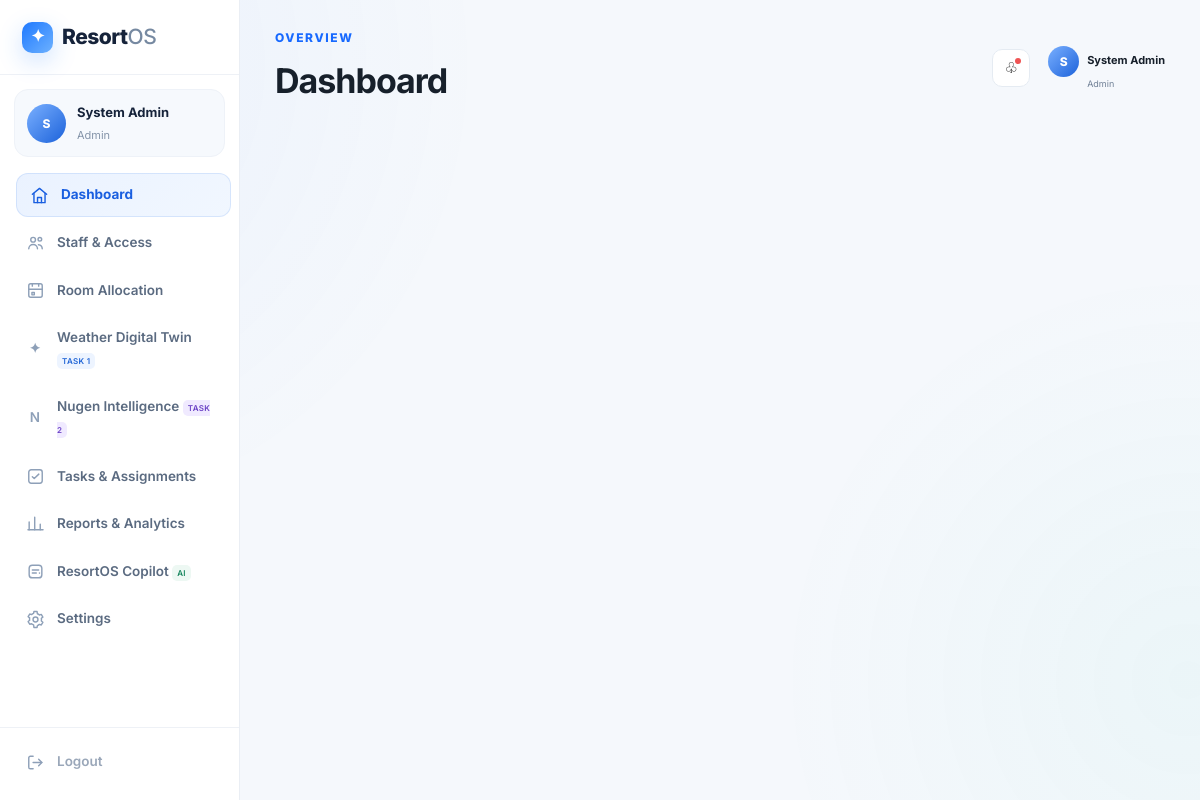
/dashboard (signed in), run on the app's committed database.
### app/models.py (models this page shows, shortened)
class User(db.Model):
    id = db.Column(db.Integer, primary_key=True)
    name = db.Column(db.String(120), nullable=False)
    email = db.Column(db.String(160), unique=True, nullable=False)
    password_hash = db.Column(db.String(255), nullable=False)
    role = db.Column(db.String(40), nullable=False, default="customer")
    phone = db.Column(db.String(40))
    department = db.Column(db.String(80))
    status = db.Column(db.String(30), default="Active")
    created_at = db.Column(db.DateTime, default=datetime.utcnow)

### app/routes.py (the view)
@main_bp.route("/dashboard")
@login_required
def dashboard():
    return render_template("dashboard.html")

### app/routes.py (called while the page is built)
def current_user():
    uid=session.get("user_id")
    return User.query.get(uid) if uid else None

@main_bp.context_processor
def inject_user():
    return {"current_user":current_user()}

def login_required(fn):
    @wraps(fn)
    def wrapper(*args,**kwargs):
        if not current_user():
            return redirect(url_for("main.login"))
        return fn(*args,**kwargs)
    return wrapper

### app/templates/dashboard.html (shortened to what this page needs)
{% extends "base.html" %}{% block title %}Dashboard — ResortOS{% endblock %}
{% block body %}<div class="app-shell">{% include "sidebar.html" %}<main class="main"><div class="topbar"><div><p class="eyebrow" id="dashEyebrow">OVERVIEW</p><h1 id="dashTitle">Dashboard</h1></div><div class="top-actions"><button class="icon-btn" onclick="showNotifications()">♧<i></i></button><div class="user-mini"><div class="avatar">{{current_user.name[:1]}}</div><span>{{current_user.name}}</span><small>{{current_user.role|title}}</small></div></div></div></main></div>{% endblock %}

### app/templates/sidebar.html (shortened to what this page needs)
<aside class="sidebar" id="sidebar">
  <div class="side-brand">
    <a class="brand" href="/"><span class="brand-mark">✦</span><span>Resort<span>OS</span></span></a>
  </div>
  <div class="profile-mini">
    <div class="avatar lg">{{current_user.name[:1]}}</div>
    <div><b>{{current_user.name}}</b><span>{{current_user.role|title}}</span></div>
  </div>
  <nav class="side-nav">
    <a href="/dashboard" class="{{'active' if request.path=='/dashboard' else ''}}">
      <span class="nav-icon"><svg viewBox="0 0 24 24" fill="none" stroke="currentColor" stroke-width="1.8" stroke-linecap="round" stroke-linejoin="round"><path d="M3 10.5 12 3l9 7.5"/><path d="M5 9.5V21h14V9.5"/><path d="M9.5 21v-6.5h5V21"/></svg></span>
      <span>Dashboard</span>
    </a>
    {% if current_user.role=='customer' %}
    <a href="/rooms" class="{{'active' if request.path=='/rooms' else ''}}">
      <span class="nav-icon"><svg viewBox="0 0 24 24" fill="none" stroke="currentColor" stroke-width="1.8" stroke-linecap="round" stroke-linejoin="round"><path d="M3 19v-7a3 3 0 0 1 3-3h12a3 3 0 0 1 3 3v7"/><path d="M3 19v2M21 19v2"/><path d="M3 13v-2a2 2 0 0 1 2-2h6"/><circle cx="7.5" cy="9.5" r="1.5"/></svg></span>
      <span>Book a Room</span>
    </a>
    <a href="/bookings" class="{{'active' if request.path=='/bookings' else ''}}">
      <span class="nav-icon"><svg viewBox="0 0 24 24" fill="none" stroke="currentColor" stroke-width="1.8" stroke-linecap="round" stroke-linejoin="round"><rect x="3.5" y="4.5" width="17" height="16" rx="2.4"/><path d="M3.5 9.5h17M8 3v3M16 3v3"/><path d="M8 13.5h2M8 17h5"/></svg></span>
      <span>My Bookings</span>
    </a>
    {% else %}
    {% if current_user.role in ['owner','manager','admin'] %}
    <a href="/staff" class="{{'active' if request.path=='/staff' else ''}}">
      <span class="nav-icon"><svg viewBox="0 0 24 24" fill="none" stroke="currentColor" stroke-width="1.8" stroke-linecap="round" stroke-linejoin="round"><circle cx="9" cy="8.5" r="3"/><path d="M3.5 20c0-3.3 2.5-5.5 5.5-5.5s5.5 2.2 5.5 5.5"/><circle cx="17.5" cy="8" r="2.3"/><path d="M15.7 14.8c2.7.3 4.8 2.3 4.8 5.2"/></svg></span>
      <span>Staff &amp; Access</span>
    </a>
    {% endif %}
    {% if current_user.role in ['reception','manager','owner','admin'] %}
    <a href="/allocation" class="{{'active' if request.path=='/allocation' else ''}}">
      <span class="nav-icon"><svg viewBox="0 0 24 24" fill="none" stroke="currentColor" stroke-width="1.8" stroke-linecap="round" stroke-linejoin="round"><rect x="3.5" y="3.5" width="17" height="17" rx="2.4"/><path d="M3.5 10.5h17"/><path d="M8 3.5v3M16 3.5v3"/><path d="M7.5 14.5h3v3h-3z"/></svg></span>
      <span>Room Allocation</span>
    </a>
    {% endif %}
    {% if current_user.role in ['customer','reception','housekeeping','maintenance','manager','owner','admin'] %}
    <a href="/digital-twin" class="{{'active' if request.path=='/digital-twin' else ''}}">
      <span class="nav-icon">✦</span><span>Weather Digital Twin <em class="nav-new">TASK 1</em></span>
    </a>
    {% endif %}
    {% if current_user.role in ['customer','owner','manager','admin'] %}
    <a href="/nugen" class="{{'active' if request.path=='/nugen' else ''}}">
      <span class="nav-icon">N</span><span>Nugen Intelligence <em class="nav-new mandatory">TASK 2</em></span>
    </a>
    {% endif %}
    <a href="/tasks" class="{{'active' if request.path=='/tasks' else ''}}">
      <span class="nav-icon"><svg viewBox="0 0 24 24" fill="none" stroke="currentColor" stroke-width="1.8" stroke-linecap="round" stroke-linejoin="round"><rect x="3.5" y="3.5" width="17" height="17" rx="3"/><path d="M8 12.2l2.4 2.4L16.2 9"/></svg></span>
      <span>Tasks &amp; Assignments</span>
    </a>
    {% if current_user.role in ['owner','manager','admin'] %}
    <a href="/reports" class="{{'active' if request.path=='/reports' else ''}}">
      <span class="nav-icon"><svg viewBox="0 0 24 24" fill="none" stroke="currentColor" stroke-width="1.8" stroke-linecap="round" stroke-linejoin="round"><path d="M4 20V10M11 20V4M18 20v-7"/><path d="M2.5 20h19"/></svg></span>
      <span>Reports &amp; Analytics</span>
    </a>
    {% endif %}
    {% endif %}
    <a href="/copilot" class="{{'active' if request.path=='/copilot' else ''}}">
      <span class="nav-icon"><svg viewBox="0 0 24 24" fill="none" stroke="currentColor" stroke-width="1.8" stroke-linecap="round" stroke-linejoin="round"><rect x="4" y="4" width="16" height="16" rx="4"/><path d="M8 10h8M8 14h5"/><circle cx="17" cy="14" r="1" fill="currentColor" stroke="none"/></svg></span>
      <span>ResortOS Copilot <em class="nav-new copilot-nav">AI</em></span>
    </a>
    <a href="/settings" class="{{'active' if request.path=='/settings' else ''}}">
      <span class="nav-icon"></span>
      <span>Settings</span>
    </a>
  </nav>
  <div class="side-bottom">
    <a href="/logout">
      <span class="nav-icon"><svg viewBox="0 0 24 24" fill="none" stroke="currentColor" stroke-width="1.8" stroke-linecap="round" stroke-linejoin="round"><path d="M9 4H5.5a2 2 0 0 0-2 2v12a2 2 0 0 0 2 2H9"/><path d="M16 16l4-4-4-4"/><path d="M20 12H9"/></svg></span>
      <span>Logout</span>
    </a>
  </div>
</aside>

### data on the page
User: name "S", name "System Admin", role "Admin"
